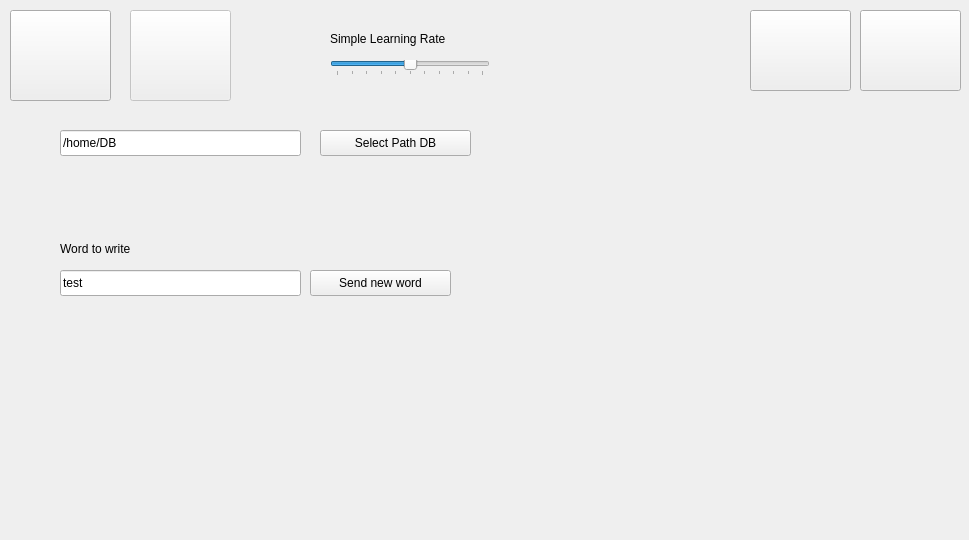
<?xml version="1.0" encoding="UTF-8"?>
<ui version="4.0">
 <class>Form</class>
 <widget class="QWidget" name="Form">
  <property name="geometry">
   <rect>
    <x>0</x>
    <y>0</y>
    <width>969</width>
    <height>540</height>
   </rect>
  </property>
  <property name="windowTitle">
   <string>Manager</string>
  </property>
  <widget class="QPushButton" name="buttonErase">
   <property name="geometry">
    <rect>
     <x>860</x>
     <y>10</y>
     <width>101</width>
     <height>81</height>
    </rect>
   </property>
   <property name="toolTip">
    <string>&lt;html&gt;&lt;head/&gt;&lt;body&gt;&lt;p&gt;Erase&lt;/p&gt;&lt;/body&gt;&lt;/html&gt;</string>
   </property>
   <property name="text">
    <string/>
   </property>
   <property name="icon">
    <iconset>
     <normaloff>eraser.svg</normaloff>eraser.svg</iconset>
   </property>
   <property name="iconSize">
    <size>
     <width>80</width>
     <height>80</height>
    </size>
   </property>
  </widget>
  <widget class="QPushButton" name="buttonProfile">
   <property name="geometry">
    <rect>
     <x>750</x>
     <y>10</y>
     <width>101</width>
     <height>81</height>
    </rect>
   </property>
   <property name="toolTip">
    <string>&lt;html&gt;&lt;head/&gt;&lt;body&gt;&lt;p&gt;Participant Profile&lt;/p&gt;&lt;/body&gt;&lt;/html&gt;</string>
   </property>
   <property name="text">
    <string/>
   </property>
   <property name="icon">
    <iconset>
     <normaloff>profil_R.png</normaloff>profil_R.png</iconset>
   </property>
   <property name="iconSize">
    <size>
     <width>100</width>
     <height>100</height>
    </size>
   </property>
  </widget>
  <widget class="QPushButton" name="buttonSendRobot">
   <property name="geometry">
    <rect>
     <x>10</x>
     <y>10</y>
     <width>101</width>
     <height>91</height>
    </rect>
   </property>
   <property name="toolTip">
    <string>&lt;html&gt;&lt;head/&gt;&lt;body&gt;&lt;p&gt;Send Handwriting to Robot&lt;/p&gt;&lt;/body&gt;&lt;/html&gt;</string>
   </property>
   <property name="text">
    <string/>
   </property>
   <property name="icon">
    <iconset>
     <normaloff>send.svg</normaloff>send.svg</iconset>
   </property>
   <property name="iconSize">
    <size>
     <width>100</width>
     <height>100</height>
    </size>
   </property>
  </widget>
  <widget class="QPushButton" name="buttonPredict">
   <property name="enabled">
    <bool>false</bool>
   </property>
   <property name="geometry">
    <rect>
     <x>130</x>
     <y>10</y>
     <width>101</width>
     <height>91</height>
    </rect>
   </property>
   <property name="toolTip">
    <string>&lt;html&gt;&lt;head/&gt;&lt;body&gt;&lt;p&gt;Predict&lt;/p&gt;&lt;/body&gt;&lt;/html&gt;</string>
   </property>
   <property name="text">
    <string/>
   </property>
   <property name="icon">
    <iconset>
     <normaloff>predict.png</normaloff>predict.png</iconset>
   </property>
   <property name="iconSize">
    <size>
     <width>120</width>
     <height>100</height>
    </size>
   </property>
  </widget>
  <widget class="QSlider" name="horizontalSlider">
   <property name="geometry">
    <rect>
     <x>330</x>
     <y>60</y>
     <width>160</width>
     <height>16</height>
    </rect>
   </property>
   <property name="maximum">
    <number>100</number>
   </property>
   <property name="singleStep">
    <number>5</number>
   </property>
   <property name="value">
    <number>50</number>
   </property>
   <property name="orientation">
    <enum>Qt::Horizontal</enum>
   </property>
   <property name="tickPosition">
    <enum>QSlider::TicksBelow</enum>
   </property>
   <property name="tickInterval">
    <number>10</number>
   </property>
  </widget>
  <widget class="QLabel" name="label">
   <property name="geometry">
    <rect>
     <x>330</x>
     <y>30</y>
     <width>201</width>
     <height>18</height>
    </rect>
   </property>
   <property name="text">
    <string>Simple Learning Rate</string>
   </property>
  </widget>
  <widget class="QPushButton" name="buttonPathDialog">
   <property name="geometry">
    <rect>
     <x>320</x>
     <y>130</y>
     <width>151</width>
     <height>26</height>
    </rect>
   </property>
   <property name="text">
    <string>Select Path DB</string>
   </property>
  </widget>
  <widget class="QLineEdit" name="pathText">
   <property name="geometry">
    <rect>
     <x>60</x>
     <y>130</y>
     <width>241</width>
     <height>26</height>
    </rect>
   </property>
   <property name="text">
    <string>/home/DB</string>
   </property>
  </widget>
  <widget class="QLineEdit" name="wordText">
   <property name="geometry">
    <rect>
     <x>60</x>
     <y>270</y>
     <width>241</width>
     <height>26</height>
    </rect>
   </property>
   <property name="inputMask">
    <string comment="N"/>
   </property>
   <property name="text">
    <string>test</string>
   </property>
  </widget>
  <widget class="QLabel" name="label_2">
   <property name="geometry">
    <rect>
     <x>60</x>
     <y>240</y>
     <width>131</width>
     <height>18</height>
    </rect>
   </property>
   <property name="text">
    <string>Word to write</string>
   </property>
  </widget>
  <widget class="QPushButton" name="buttonWordToWrite">
   <property name="geometry">
    <rect>
     <x>310</x>
     <y>270</y>
     <width>141</width>
     <height>26</height>
    </rect>
   </property>
   <property name="text">
    <string>Send new word</string>
   </property>
  </widget>
 </widget>
 <resources/>
 <connections/>
</ui>
